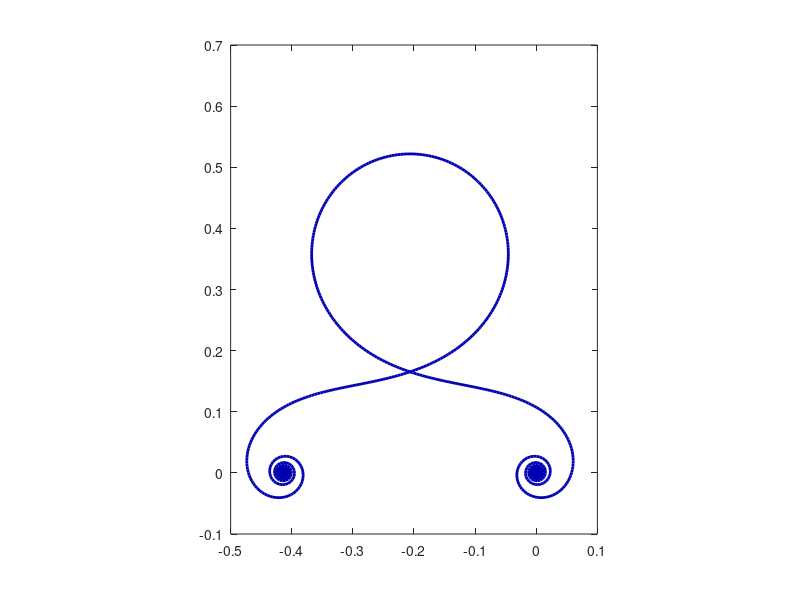

This figure's MATLAB source:
function EulerSpiral
% Function plots, cornu spiral also known as euler spiral.

% get spiral data.
spiralData = getSpiralData;

[nRow, nColumn] = size(spiralData);
% get user input from command window
choice = getUserInput(['Enter a choice from 1 to ' num2str(nColumn) ...
    '\n'] , 1, nColumn);

func = spiralData(choice).func;
t = -2.5:0.005:2.5;
len = length(t);
x = zeros(1, len);
y = zeros(1, len);

h_wait = waitbar(0,'Please wait...');

%this will expand to sin(0.5*pi*(t.^2)), depending on choice.
s1 = @(t)(sin(0.5*pi*func(t)));
%this will expand to cos(0.5*pi*(t.^2)), depending on choice.
s2 = @(t)(cos(0.5*pi*func(t)));

%evaluation of fresnel integral
for n = 2:len
    x(n) = x(n-1)+ integral( s1, t(n-1), t(n));
    y(n) = y(n-1)+ integral( s2, t(n-1), t(n));
    waitbar(n/len,h_wait);
end

close(h_wait)
plot(y,x,'LineWidth',2,'Color',[0 0 0.7]);
box on
daspect([1 1 1]);
end

function eulerSpiralData = getSpiralData
% Function returns structure array, having a function handle at index.
% Handle is a polynomial that has to be integrated. Function take no input
% argument.
eulerSpiralData(1).func = @(t)(-0.6*t+0.2*t.^5-0.1*t.^3);
eulerSpiralData(2).func = @(t)(t.^7-t.^3-t-2);
eulerSpiralData(3).func = @(t)(t.^5-3*t.^3-t);
eulerSpiralData(4).func = @(t)(t.^7-4*t);
eulerSpiralData(5).func = @(t)(4*t.^5+t.^3-4*t);
eulerSpiralData(6).func = @(t)(t.^7-t.^5-2*t-12);
eulerSpiralData(7).func = @(t)(t.^7-t.^5-2*t.^3-1);
eulerSpiralData(8).func = @(t)(t.^3+t-2);
eulerSpiralData(9).func = @(t)(t.^3-2.335*t);
eulerSpiralData(10).func = @(t)(t.^3-4.27*t);
eulerSpiralData(11).func = @(t)(9*t.^5-18*t.^3+5*t);
eulerSpiralData(12).func = @(t)(t.^2);
eulerSpiralData(13).func = @(t)(t.^5+0.6*t-4*t.^3);
eulerSpiralData(14).func = @(t)(-t.^5-0.6*t+3*t.^3);
eulerSpiralData(15).func = @(t)(-t.^7+0.1*t-3*t);
eulerSpiralData(16).func = @(t)(t.^3-2*t.^5+0.3*t.^9-t);
eulerSpiralData(17).func = @(t)(t.^3-0.2*t.^5+1.5*t);
eulerSpiralData(18).func = @(t)(t.^3-0.1*t.^7+1.5*t);
end

function choice = getUserInput(promptStr, minNum, maxNum)
% return the user input and check the range of input
choice = input(promptStr);
if isempty(choice) || ~isnumeric(choice)
    error('enter a number');
elseif (choice < minNum) || (choice > maxNum)
    error(['enter a number between 1 to ' num2str(maxNum)]);
elseif isfloat(choice)
    %if choice is floating point value then truncate the fractional part
    choice = choice - mod(choice,1);
end
end